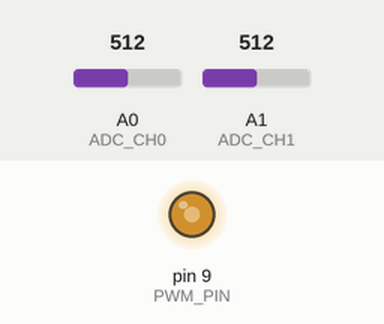
This sketch was run on a simulated Arduino Uno, built with avr-gcc and run on an emulated ATmega328P. On the bench: output pins drawn as LEDs (lit = HIGH). The test bench sets the inputs (shaded band); at power-on: A0 (ADC_CH0) = 512, A1 (ADC_CH1) = 512. What the sketch prints to the serial monitor is not drawn.

Above: at 0.1 s.
Timing chart, 0 to 1.6 s (numbered marks = the images above):
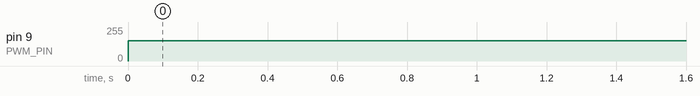

Measured:
- by itself, pin 9 (PWM_PIN): 0/255 → 153/255 at 0.00 s

The sketch:

open_loop.ino
```cpp
const uint8_t PWM_PIN = 9;


const uint8_t ADC_CH0 = A0;
const uint8_t ADC_CH1 = A1;

void setup() {
  pinMode(PWM_PIN, OUTPUT);

  Serial.begin(115200);

  TCCR1A = 0;
  TCCR1B = 0;
  TCNT1  = 0;

  TCCR1A |= (1 << WGM11);
  TCCR1B |= (1 << WGM12) | (1 << WGM13);

  TCCR1A |= (1 << COM1A1);

  TCCR1B |= (1 << CS11);

  ICR1 = 1999;
  OCR1A = 1000;

  ADCSRA = (ADCSRA & 0b11111000) | 0b110;
}

void setDutyPermille(uint16_t permille) {
  if (permille > 1000) permille = 1000;

  OCR1A = (uint32_t)permille * (ICR1 + 1) / 1000;
}

void loop() {

  setDutyPermille(600);


  //float adc0 = (((analogRead(ADC_CH0))*5.0f-0.6f)/1023.0f)/0.04f;
  float adc0 = (2.5f-(((analogRead(ADC_CH0))*5.0f)/1023.0f))/0.066f;
  uint16_t adc1 = analogRead(ADC_CH1);


  static uint32_t lastPrintMs = 0;
  if (millis() - lastPrintMs >= 20) {
    lastPrintMs = millis();
    Serial.print("A0=");
    Serial.print(adc0);
    Serial.print("  A1=");
    Serial.println(adc1);
  }
}
```
